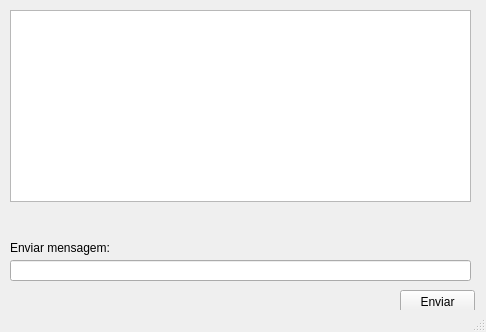
<?xml version="1.0" encoding="UTF-8"?>
<ui version="4.0">
 <class>MainWindow</class>
 <widget class="QMainWindow" name="MainWindow">
  <property name="geometry">
   <rect>
    <x>0</x>
    <y>0</y>
    <width>486</width>
    <height>332</height>
   </rect>
  </property>
  <property name="windowTitle">
   <string>MainWindow</string>
  </property>
  <widget class="QWidget" name="centralwidget">
   <widget class="QTextEdit" name="textChat">
    <property name="geometry">
     <rect>
      <x>10</x>
      <y>10</y>
      <width>461</width>
      <height>192</height>
     </rect>
    </property>
   </widget>
   <widget class="QLineEdit" name="lineMensagem">
    <property name="geometry">
     <rect>
      <x>10</x>
      <y>260</y>
      <width>461</width>
      <height>21</height>
     </rect>
    </property>
   </widget>
   <widget class="QLabel" name="label">
    <property name="geometry">
     <rect>
      <x>10</x>
      <y>240</y>
      <width>101</width>
      <height>16</height>
     </rect>
    </property>
    <property name="text">
     <string>Enviar mensagem:</string>
    </property>
   </widget>
   <widget class="QPushButton" name="btnEnviar">
    <property name="geometry">
     <rect>
      <x>400</x>
      <y>290</y>
      <width>75</width>
      <height>24</height>
     </rect>
    </property>
    <property name="text">
     <string>Enviar</string>
    </property>
   </widget>
  </widget>
  <widget class="QStatusBar" name="statusbar"/>
 </widget>
 <resources/>
 <connections/>
</ui>
